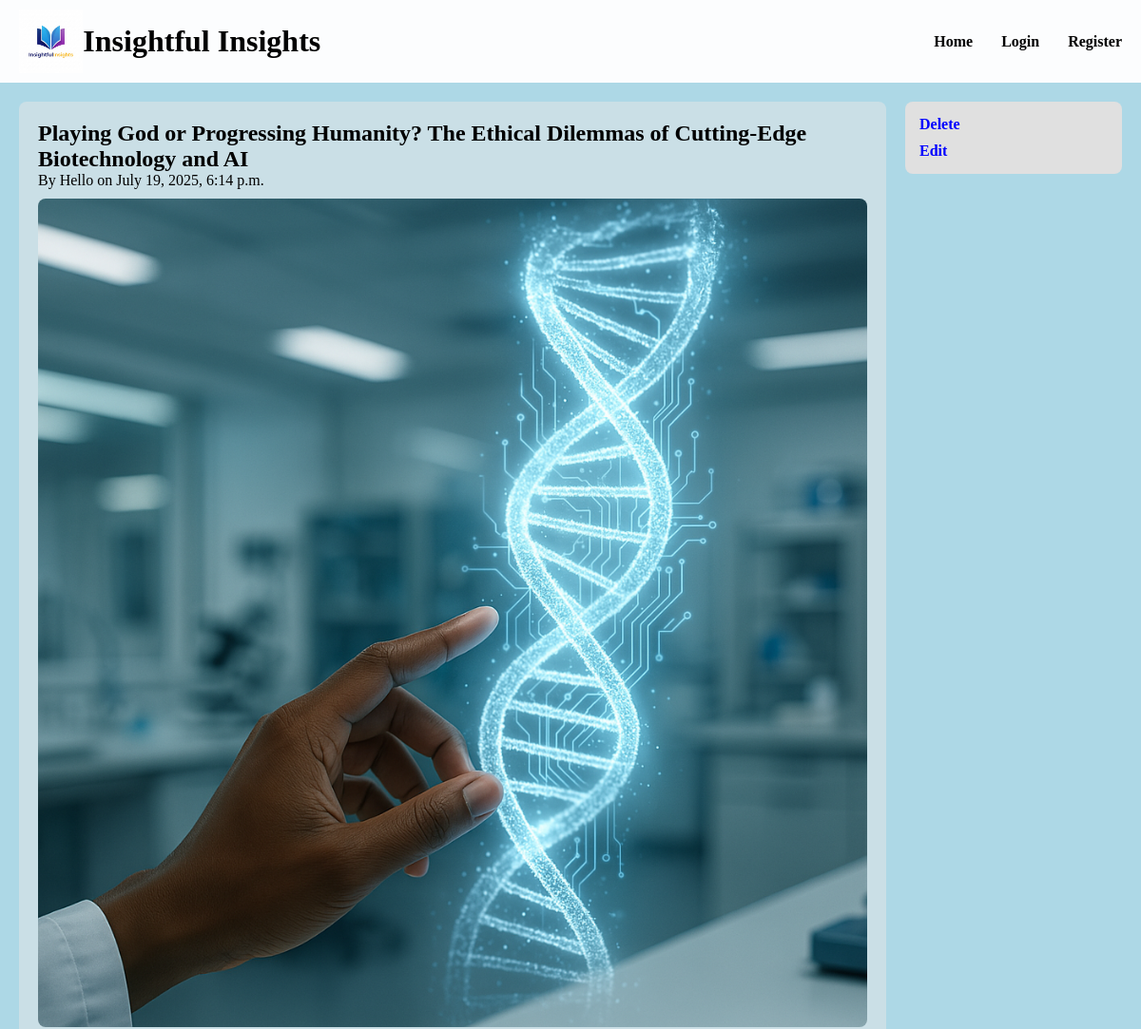
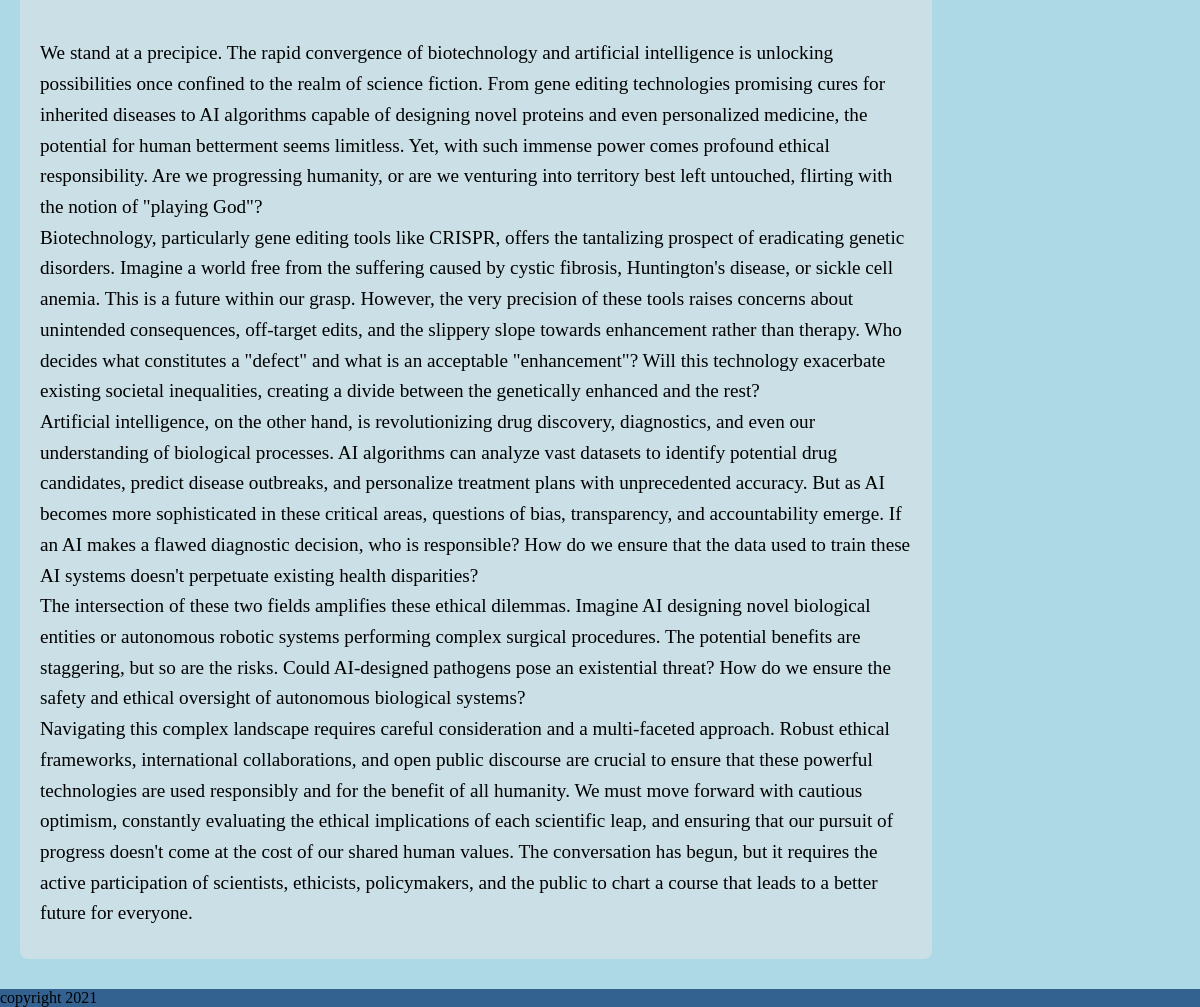
Page /blog/14/ on the committed database (2 pictures, top to bottom).
### blog/models.py (models this page shows, shortened)
class Post(models.Model):
    title = models.CharField(max_length=100)
    content = models.TextField()
    date_created = models.DateTimeField(default=timezone.now)
    author = models.ForeignKey(User, on_delete=models.CASCADE)
    is_published = models.BooleanField(default=False)
    is_editorschoice = models.BooleanField(default=False)
    summary = models.CharField(max_length=1000, blank=True)
    image = models.ImageField(upload_to='blog_images/', default='blog_images/logo.png')

### blog/views.py (the view)
# urls.py: path('blog/<int:pk>/', PostDetail.as_view(), name='post-detail'),
class PostDetail(DetailView):
    model = Post
    template_name='blog/post_detail.html'
    context_object_name = 'post'

### blog/templates/blog/post_detail.html (shortened to what this page needs)
{% extends "blog/base.html" %}
{% load static %}
{% block head %}
<link rel="stylesheet" href="{% static 'blog/css/post_detail.css' %}">
{% endblock %}
{% block content %}
    <div id='post-detail'>
        <h2>{{post.title}}</h2>
        <p>By {{post.author}} on {{post.date_created}}</p>
        <img id="post-detail-img" src="{{post.image.url}}" alt="Post Image">
        <div id="post-content">
            <p >{{post.content|linebreaks}}</p>
        </div>
    </div>
    <div id="post-detail-sidebar">
        <nav>
            <a class="sidebar-link" href=" {% url "post-delete" post.id%} ">Delete</a>
            <a class="sidebar-link" href=" {% url "post-update" post.id%} ">Edit</a>
        </nav>
    </div>
{% endblock %}

### blog/static/blog/css/header.css (style rules this page uses)
body, html { height: 100%; width: 100%; }
body { display: grid; grid-template-rows: auto 1fr auto; background-color: lightblue; min-height: 100vh; }
* { margin: 0; padding: 0; }

### blog/static/blog/css/post_detail.css (style rules this page uses)
#post-detail { grid-column: 1 / 2; display: flex; flex-direction: column; padding: 20px; background-color: rgb(202, 223, 230); border-radius: 8px; }
#post-content { margin-top: 20px; margin-bottom: 10px; font-size: 1.2em; line-height: 1.6; }
#post-detail-img { width: 100%; height: auto; border-radius: 8px; margin-bottom: 20px; margin-top: 10px; }
#post-detail-sidebar { grid-column: 2 / 3; background-color: #e0e0e0; padding: 15px; border-radius: 8px; align-self: start; min-width: 0; box-sizing: border-box; }
#post-detail-sidebar nav { display: flex; flex-direction: column; gap: 10px; align-items: flex-start; width: 100%; }
.sidebar-link { text-decoration: none; color: blue; font-weight: bold; white-space: nowrap; }

### rows in the picture
Post: title "Playing God or Progressing Humanity? The Ethical Dilemmas of Cutting-Edge Biotechnology and AI", author "Hello", date_created "July 19, 2025, 6:14 p.m.", image (picture), content "We stand at a precipice. The rapid convergence of biotechnology and artificial intelligence is unlocking possibilities once confined to the realm of science fiction. From gene editing technologies promising cures for inherited diseases to AI algorithms capable of designing novel proteins and even personalized medicine, the potential for human betterment seems limitless. Yet, with such immense power comes profound ethical responsibility. Are we progressing humanity, or are we venturing into territory best left untouched, flirting with the notion of \"playing God\"? Biotechnology, particularly gene editing tools like CRISPR, offers the tantalizing prospect of eradicating genetic disorders.…"
